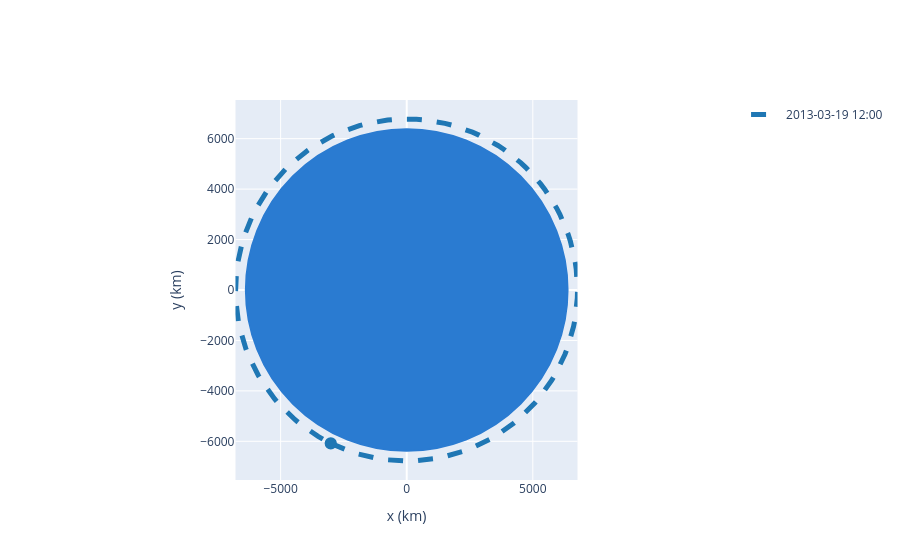

Notebook source saved alongside this figure:
### Code cell
### Propagating orbits
from hapsira.examples import iss
iss_nu = iss.nu.to(u.deg) # convert the true anomaly of the ISS to degrees
iss_n = iss.n.to(u.deg / u.day) # convert the mean motion of the ISS to degrees per day
iss_period = iss.period.to(u.min) # convert the orbital period of the ISS to minutes

issOrbsPerDay = 24 * 60 / iss_period.value # calculate the number of orbits the ISS completes in a day
print(f"The ISS orbits the Earth {issOrbsPerDay:.2f} times per day.") # print the number of orbits the ISS completes in a day

orb3 = iss.propagate(1 << u.day) # propagate the ISS orbit by 1 day
orb3.plot() # plot the ISS orbit after 1 day
print(iss.epoch)
print(orb3.epoch)

### Figure 1 — Plotly figure (JSON) as saved in the notebook; plotly's stock layout.template omitted (floating-point values rounded to 4 significant figures; data arrays with more than 128 entries replaced by an {"elided": "..."} marker saying what was removed)
{"data": [{"line": {"color": "rgb(31, 119, 180)", "dash": "dash", "width": 5}, "mode": "lines", "name": "2013-03-19 12:00", "showlegend": true, "type": "scatter", "x": {"elided": "150 float values"}, "y": {"elided": "150 float values"}}], "layout": {"autosize": true, "shapes": [{"fillcolor": "#2a7bd1", "line": {"color": "#2a7bd1"}, "opacity": 1, "type": "circle", "x0": -6378.0, "x1": 6378.0, "xref": "x", "y0": -6378.0, "y1": 6378.0, "yref": "y"}, {"fillcolor": "rgb(31, 119, 180)", "line": {"color": "rgb(31, 119, 180)"}, "opacity": 1, "type": "circle", "x0": -3215.0, "x1": -2808.0, "xref": "x", "y0": -6283.0, "y1": -5876.0, "yref": "y"}], "xaxis": {"constrain": "domain", "title": {"text": "x (km)"}}, "yaxis": {"scaleanchor": "x", "title": {"text": "y (km)"}}}}
